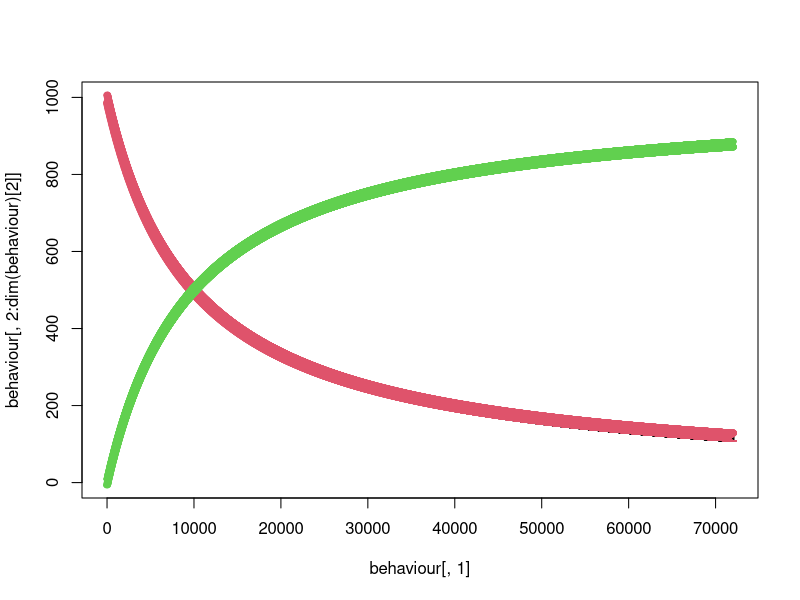

Source code (R):
library(deSolve)
library(stringr)

get_first_part <- function(react_str) {
    return(sub('->.*', '', react_str))
}

get_second_part <- function(react_str) {
    return(sub('.*->', '', react_str))
}

is_bimolecular <- function(react_str) {
    first_part <- get_first_part(react_str)
    return(get_stoichiometry_part(first_part) == 2)
}

get_onespecies_count <- function(one_species, reaction_part) {
    m <- gregexpr(paste('[1-9]*', one_species, sep = ''), reaction_part)
    matches <- regmatches(reaction_part, m)
    nums <- array(0, length(matches[[1]]))
    if(length(nums) > 0) {
        for(i in 1:length(nums)){
            nums[i] <- as.numeric(sub(one_species, '', matches[[1]][i]))
            if(is.na(nums[i])) {
                nums[i] <- 1
            }
        }
    }
    return(nums)
}

get_stoichiometry_onespecies <- function(one_species, reaction) {
    f_p <- get_first_part(reaction)
    s_p <- get_second_part(reaction)
    
    f_p_n <- get_onespecies_count(one_species, f_p)
    s_p_n <- get_onespecies_count(one_species, s_p)
    
    r <- list(left_sto = sum(f_p_n), right_sto = sum(s_p_n))
    return(r)
}

get_stoichiometry_part <- function(reaction_part) {
    matches <- str_match_all(reaction_part, '([1-9])*([a-zA-Z0-9_]+)')[[1]]
    count <- 0
    for(i in 1:dim(matches)[1]) {
        n <- as.numeric(matches[i,2])
        if(is.na(n)) {
            n <- 1
        }
        count <- count + n
    }
    return(count)
}

get_stoichiometry_all <- function(reaction) {
    f_p <- get_first_part(react_str)
    s_p <- get_second_part(reaction)
    r <- list(left_sto = get_stoichiometry_part(f_p), 
              right_sto = get_stoichiometry_part(s_p))
    return(r)
}

remove_stoichiometry <- function(species) {
    no_sto_spec <- c()
    for(i in 1:length(species)) {
        s <- sub('^[1-9]*', '', species[i])
        no_sto_spec <- c(no_sto_spec, s)
    }
    return(no_sto_spec)
}

get_species <- function(reaction_part) {
    specs <- strsplit(reaction_part, '[^a-zA-Z0-9_]')[[1]]
    specs <- specs[specs != '']
    specs <- remove_stoichiometry(specs)
    return(specs)
}

reactants_in_reaction <- function(species, reaction) {
    f_p <- get_first_part(reaction)
    words <- get_species(f_p)
    r <- c()
    for(i in 1:length(species)) {
        if(any(words == species[i])) {
            r <- c(r, i)
        }
    }
    return(r)
}

#
# Reaction must be unimolecular or bimolecular
#  E.g.: A + B -> C
#        2A -> B
#
# Limitations:
#  - It only supports uni or bimolecular reactions
#  - Bidiretional reactions is not supported (two separated reactions are needed)
#
react <- function(species, ci, reactions, ki, t) {
    products <- matrix(data = 0, nrow = length(reactions), ncol = length(species))
    reactants <- matrix(data = 0, nrow = length(reactions), ncol = length(species))
    
    for(i in 1:length(reactions)) {
        for(j in 1:length(species)) {
            stoc <- get_stoichiometry_onespecies(species[j], reactions[i])
            products[i,j] <- stoc$right_sto
            reactants[i,j] <- stoc$left_sto
        }
    }
    
    M <- products - reactants
    Mt <- t(M)
    
    fx <- function(t, y, parms) {
        dy <- numeric(length(y))
        
        v <- matrix(data = 0, nrow = length(reactions), ncol = 1)
        for(i in 1:length(reactions)) {
            s_is_reac <- reactants_in_reaction(species, reactions[i])
            v[i,1] <- ki[i] * prod(y[s_is_reac])
        }
        
        dy <- Mt %*% v
        
        return(list(dy))
    }
    
    result <- ode(times = t, y = ci, func = fx, parms = NULL)
    return(result)
}

plot_behaviour <- function(behaviour) {
    matplot(x = behaviour[,1], y = behaviour[,2:dim(behaviour)[2]])
}

#
# 4-domain DNA approach
#

react_4domain <- function(species, ci, reactions, qi, qmax, cmax, t) {
    new_reactions <- c()
    new_species <- c(species)
    ki <- c()
    
    uni_aux_species <- c('G', 'O', 'T')
    bi_aux_species <- c('L', 'H', 'W', 'O', 'T')
    
    for(i in 1:length(reactions)) {
        new_reactions_for_i <- c()
        new_species_for_i <- c() 
        
        if(is_bimolecular(reactions[i])) {
            aux <- paste(bi_aux_species, as.character(i), sep = '')
            
            left_part <- get_first_part(reactions[i])
            l_p_specs <- get_species(left_part)
            
            # For a species, get its count on left
            # If the count is 2 (2A), transform it into 2 molecules (A + A)
            
            # Combine the molecules into reactions
            new_reactions_for_i <- c(new_reactions_for_i, paste(l_p_specs[1],' +', aux[1], '-->', 
                                                                aux[2], '+', aux[3]))
            # Check the generation of two products instead of only one
                                     
            # Set the initial concentrations, ks and new species
            
            # Add everything into news variables
        } else {
            # Do the same (almost) for the unimolecular case
        }
        
        new_species <- c(new_species, new_species_for_i)
        new_reactions <- c(new_reactions, new_reactions_for_i)
    }
}

#
# Examples
#

run_ApBeC <- function() {
    behaviour <- react(
        species   = c('A2', 'B', 'C'),
        ci        = c(1e3, 1e3, 0), 
        reactions = c('A2 + B -> C'),
        ki        = c(1e-7),
        t         = seq(0, 72000, 10)
    )
    return(behaviour)
}

run_lotka <- function() {
    behaviour <- react(
        species   = c('A', 'B'),
        ci        = c(2, 1), 
        reactions = c('A + B -> 2B',
                      'A -> 2A',
                      'B -> 0'),
        ki        = c(1.5,
                      1,
                      1),
        t         = seq(0, 45, 0.1)
    )
    return(behaviour)
}

run_lotka_scaled <- function() {
    behaviour <- react(
        species   = c('A', 'B'),
        ci        = c(20e-9, 10e-9), 
        reactions = c('A + B -> 2B',
                      'A -> 2A',
                      'B -> 0'),
        ki        = c(5e5,
                      1/300,
                      1/300),
        t         = seq(0, 12600, 1)
    )
    return(behaviour)
}

run_ApBeC_4domain <- function() {
    behaviour <- react(
        species   = c('A', 'B', 'C', 'L', 'H', 'W', 'O', 'T'),
        ci        = c(1e3, 1e3, 0.0, 1e5, 0.0, 1e5, 0.0, 1e5), 
        reactions = c('A + L -> H + W',
                      'H + W -> A + L',
                      'B + H -> O',
                      'O + T -> C'),
        ki        = c(1e-7,
                      1e-3,
                      1e-3,
                      1e-3),
        t         = seq(0, 72000, 1)
    )
    return(behaviour)
}

run_origonator <- function() {
    # It is not working properly yet
    behaviour <- react(
        species   = c('A', 'B', 'C'),
        ci        = c(0.8e-9, 4.5e-9, 0.8e-9), 
        reactions = c('B -> A',
                      'B + A -> 0',
                      'A -> 2A + C',
                      '2A -> 0',
                      'C -> B',
                      'C -> 0'),
        ki        = c(3.889e-7,
                      5e5,
                      0.00232,
                      12500,
                      0.00198,
                      1.195e-5),
        t         = seq(0, 360000, 1)
    )
    return(behaviour)
}

run_rossler <- function() {
    # It is not working properly yet
    behaviour <- react(
        species   = c('A', 'B', 'C'),
        ci        = c(1.8e-9, 1.8e-9, 1.8e-9), 
        reactions = c('A -> 2A',
                      '2A -> A',
                      'B + A -> 2B',
                      'B -> 0',
                      'A + C -> 0',
                      'C -> 2C',
                      '2C -> C'),
        ki        = c(0.002,
                      200000,
                      400000,
                      0.000667,
                      400000,
                      0.001,
                      200000),
        t         = seq(0, 144000, 1)
    )
    return(behaviour)
}

consensus <- function() {
    behaviour <- react(
        species   = c('X', 'Y', 'B'),
        ci        = c(0.7 * 80e-9, 0.3 * 80e-9, 0.0),
        reactions = c('X + Y -> 2B',
                      'B + X -> 2X',
                      'B + Y -> 2Y'),
        ki        = c(2e3, 2e3, 2e3),
        t         = seq(0, 54000, 5)
    )
}

behaviour <- run_ApBeC()
#behaviour <- run_lotka()
#behaviour <- run_lotka_scaled()
#behaviour <- run_ApBeC_4domain()
#behaviour <- run_origonator()
#behaviour <- run_rossler()
#behaviour <- consensus()

plot_behaviour(behaviour)
